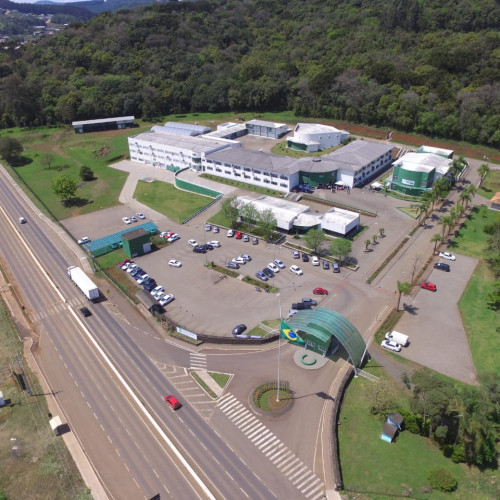
#> input picture Lista - Arthur Schneider de Oliveira/imagens/ifc_vda.jpeg, 500 x 500 px
$ python 4exercicio.py
#> lines starting #> are read from the running program, lines starting #| are printed output that depends on the picture; after the words box and inside, x2 and y2 are one past the last pixel; in counts of white or black regions, pixels touching at a corner belong together
import cv2
import numpy as np
import matplotlib.pyplot as plt

img = cv2.imread('ifc_vda.jpeg', cv2.IMREAD_GRAYSCALE)
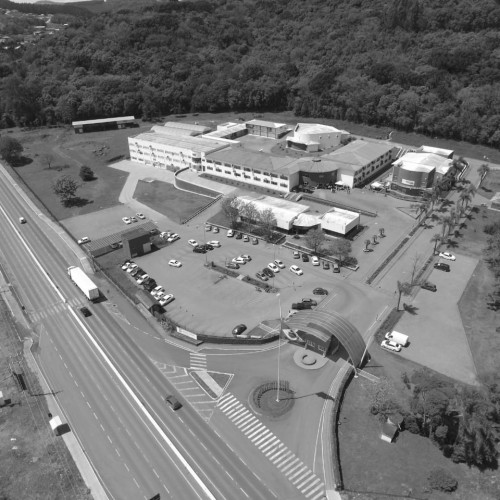
#> img: shape (500, 500); min 13, max 255, mean 117.7

#limiarização
_, img_thresh = cv2.threshold(img, 127, 255, cv2.THRESH_BINARY)
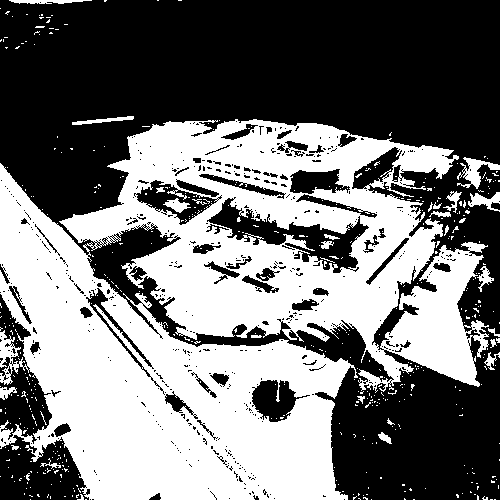
#> img_thresh: shape (500, 500); 45.7% white; 489 white regions (463 under 20 px), largest, box (x1, y1, x2, y2) and area: (0, 119, 489, 500) 110127, (457, 157, 500, 189) 515, (468, 192, 500, 212) 305

#hist
hist_original = cv2.calcHist([img], [0], None, [256], [0, 256])
#> hist_original = 256 values, max 3303 at index 160, min 0 at index 0, mean 976.6
hist_thresh = cv2.calcHist([img_thresh], [0], None, [256], [0, 256])
#> hist_thresh = 256 values, max 135746 at index 0, min 0 at index 1, mean 976.6

plt.imshow(img, cmap='gray')
plt.title('Imagem Original (em Escala de Cinza)')
plt.show()

plt.plot(hist_original, color='black')
plt.title('Histograma Original')
plt.show()
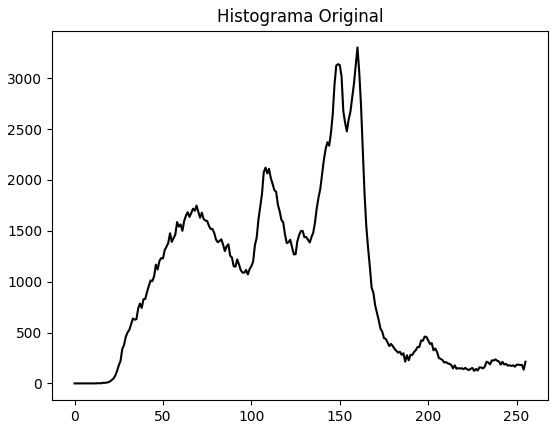
#> figure drawn by matplotlib, 1 panel; curve peaks at x = 160, y = 3303

plt.imshow(img_thresh, cmap='gray')
plt.title('Imagem Limiarização')
plt.show()

plt.plot(hist_thresh, color='black')
plt.title('Histograma Limiarização')
plt.show()
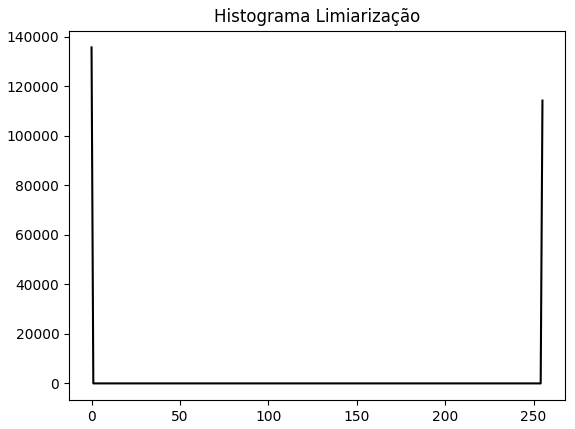
#> figure drawn by matplotlib, 1 panel; curve peaks at x = 0, y = 135746

$ run again, with Lista - Arthur Schneider de Oliveira/imagens/hw2_cone.jpg copied over Lista - Arthur Schneider de Oliveira/imagens/ifc_vda.jpeg
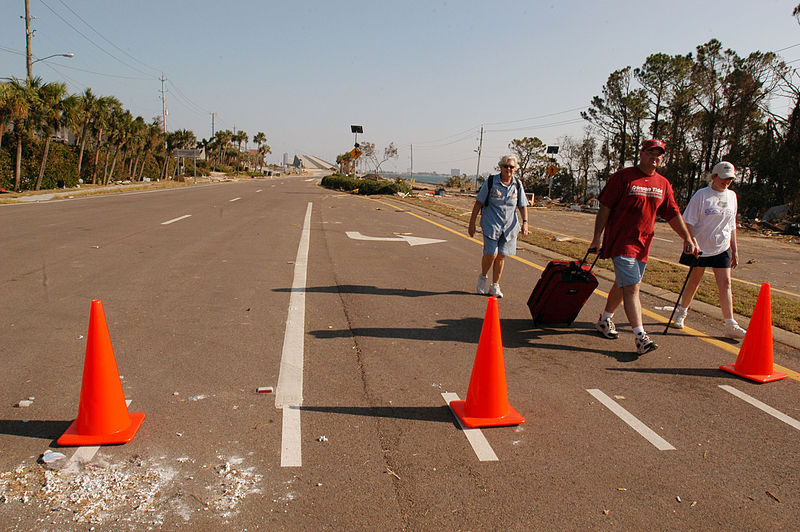
#> input picture Lista - Arthur Schneider de Oliveira/imagens/hw2_cone.jpg, 800 x 532 px
#> `_, img_thresh = cv2.threshold(img, 127, 255, cv2.THRESH_BINARY)`:
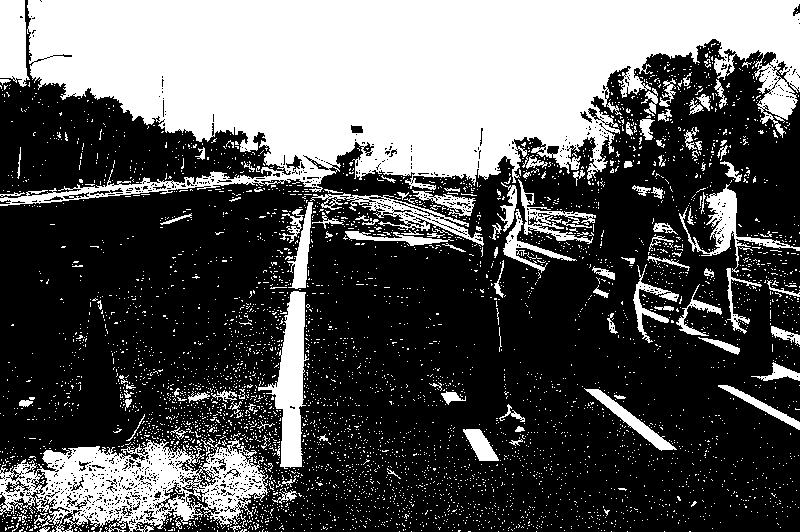
#> img_thresh: shape (532, 800); 34.8% white; 4662 white regions (4533 under 20 px), largest, box (x1, y1, x2, y2) and area: (0, 0, 800, 206) 99854, (0, 438, 268, 532) 13253, (258, 291, 309, 469) 3818
#> hist_original = 256 values, max 9432 at index 117, min 24 at index 251, mean 1662.5
#> hist_thresh = 256 values, max 277637 at index 0, min 0 at index 1, mean 1662.5
#> `plt.show()`:
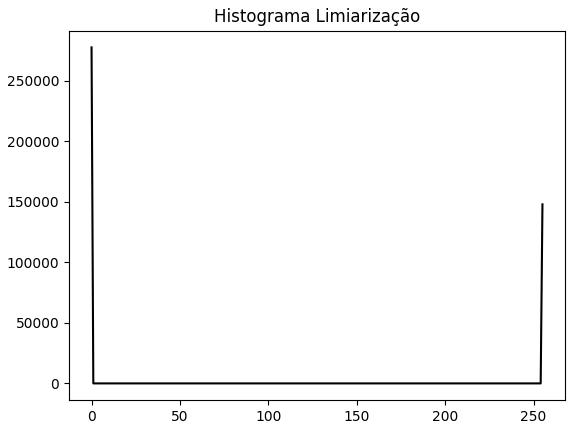
#> figure drawn by matplotlib, 1 panel; curve peaks at x = 0, y = 277637
